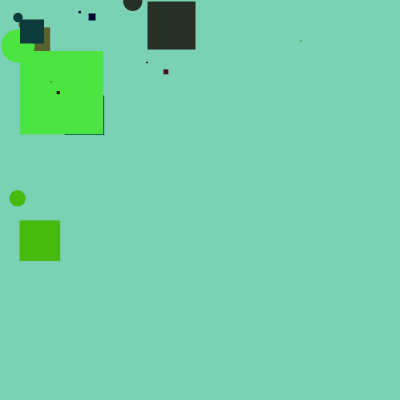
Frame 1 (no input)
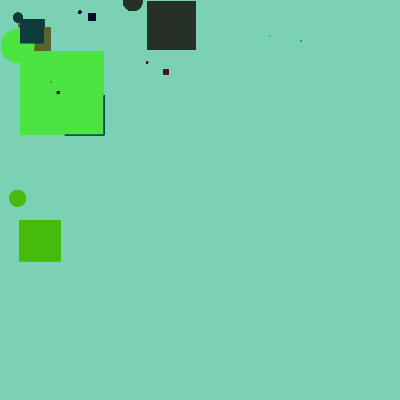
Frame 60 (the mouse pressed at the canvas centre just before this capture)
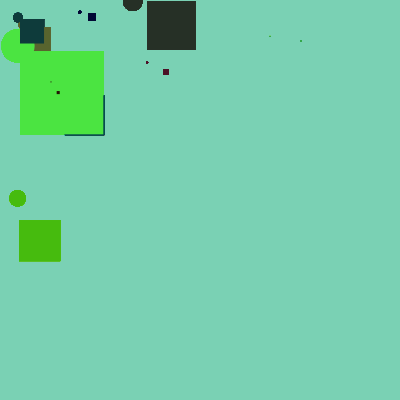
Frame 120 (the mouse held since frame 60 and released just before this capture)

The Processing sketch that drew these frames (run headless with seeded random() and noise(); from frame 60 on, the mouse is pressed at the canvas centre):

// Processing sketch: processing_92052
// ── processing_92052.pde

//sahana kumar
//hw9


float [] xList ={
  
    random (0,100),
    random (300,300),
  random (0,100),
  random(10,20),
   random (100,300),
  random (20,100),
random(20,20),
random (100,300),
  random (20,100),
random(20,20),
};

float [] yList={
   random (90,100),
    random (10,100),
     random (20,100),
    random (200,300),
   random (0,100),
  random(10,20),
random (10,100),
    random (20,100),
   random (90,100),
  random(10,20),};
     
float [] zList ={
  
    random (0,100),
    random (0,100),
    random (0,100),
    random (0,100),
    random (0,100),
    random (0,100),
    random (0,100),
    random (0,100),
    random (0,100),
    random (0,100),
};

color [] col = 
{color(random(200), random(100), random(255)),
color(random(200), random(215), random(255)),
color(random(100), random(255), random(100)),
color(random(100), random(255), random(100)),
color(random(200), random(130), random(80)),
color(random(21), random(100), random(100)),
color(random(100), random(255), random(100)),
color(random(100), random(255), random(100)),
color(random(200), random(130), random(80)),
color(random(21), random(100), random(100))};

void setup ()
{
  size (400,400);
  background (122,209,180);
  smooth();
}

void draw ()
{
  for(int i = 0; i < xList.length; i++)
  {
    noStroke();
    fill(col[i]);
  rect(xList[i], yList[i], zList[i], zList[i]);
 ellipse (xList[i]*.9, yList[i]*.9, zList [i]*.4, zList[i]*.4);

}}
